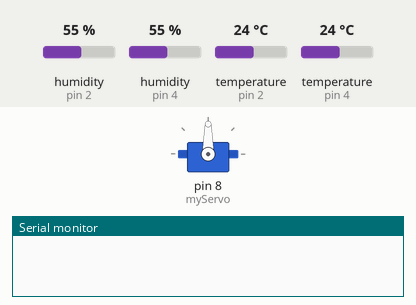
Recording of a sketch running on a simulated Arduino Uno, built with avr-gcc and run on an emulated ATmega328P. On the bench: servo, the last lines printed to the serial monitor. The inputs (shaded band) are chosen by the test bench; at power-on: temperature (sensors on pin 2, pin 4) 24 °C, humidity (sensors on pin 2, pin 4) 55 %.

Above: at 0.1 s.
At 4.0 s:
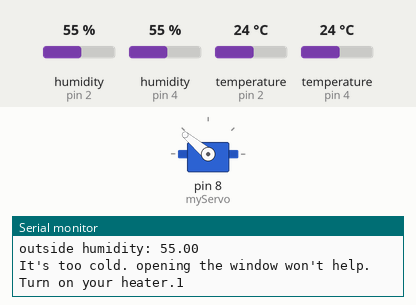
4.1 s: temperature (sensor on pin 2) set to 28 °C
8.1 s: temperature (sensor on pin 4) set to 28 °C
Timing chart, 0 to 11.1 s (numbered marks = the images above; inputs shaded):
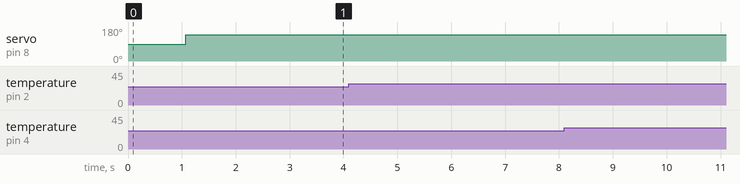

The sketch:

leantest.ino
```cpp
#include <Servo.h>
#include <DHT.h>

Servo myServo;
#define dhtpinO 4
#define dhtpinI 2
DHT dhtout(dhtpinO, DHT11);
DHT dhtin(dhtpinI, DHT11);

//temps in F
float insidehumid;
float insidetemp;
float outsidehumid;
float outsidetemp;

float ptempmax = 77.0;
float ptempmin = 75.6;
//user programmed temp range preference
//ranges hard coded for testing

// 75% for temp diff of (0,5] deg
// 50% for temp diff of (5, 10]deg
//25% for temp diff (10, 15] deg
//fully retracted for temp diff (15, inf)
int results;
void tempmove(float tempdiff) {
  int pos;
  if (tempdiff<1) {
     pos = 1000 + 99.0 * 1000 / 100.0;
     results=1.0;
  }
  if (tempdiff > 1 && tempdiff <= 5) {
     pos = 1000 + 75.0 * 1000 / 100.0;
     results=25.0;
  }
  if (tempdiff > 5 && tempdiff<=10) {
     pos = 1000 + 50.0*1000/100.0;
     results=50.0;
  }
  if (tempdiff > 10 && tempdiff<=15) {
     pos = 1000 + 25.0*1000/100.0;
     results=75.0;
  }
  if (tempdiff>15) {
     pos = 1000 + 1.0*1000/100.0;
     results=99.0;
  }
  myServo.writeMicroseconds(pos);

  /*if (strokepercent >= 1.0 && strokepercent <= 99.0) {
    int pos = 1000+ strokepercent*1000/100.0;
    myServo.writeMicroseconds(pos);

    //In this case, full range runs from about 1000-2000 usec.
  }*/
}
//stroke percentage 0.0 is fully retracted, 100.0 fully extended

void setup() {
  myServo.attach(8, 45, 145);
  dhtout.begin();
  dhtin.begin();
  Serial.begin(9600);
}

void loop() {

  //delayMS
  delay(1000);
  //variable delay between measurements, hardcoded for now
  insidehumid = dhtin.readHumidity();
  insidetemp = dhtin.readTemperature()*1.8+32;
  outsidehumid = dhtout.readHumidity();
  outsidetemp = dhtout.readTemperature()*1.8+32;
  Serial.print("inside temp:");
  Serial.println(insidetemp);
  Serial.print("inside humidity: ");
  Serial.println(insidehumid);
  Serial.print("outside temp: ");
  Serial.println(outsidetemp);
  Serial.print("outside humidity: ");
  Serial.println(outsidehumid);

  //if inside in range close window
  int tempreq; //proposed position to reach ideal temp
  String tempmessage;
  if (insidetemp <= ptempmax && insidetemp >= ptempmin) {
    tempreq = 0.0;
    tempmessage = "inside is already good for temp, window closed.";
    //tempmove(0.0);
  }
  //if both outside range close window
  if (insidetemp > ptempmax && outsidetemp > ptempmax) {
   // tempmove(0.0);
    tempreq = 0.0;
    tempmessage = "It's too hot. opening the window won't help. Turn on your AC.";
  }
  if (insidetemp < ptempmin && outsidetemp < ptempmin) {
    //tempmove(0.0);
    tempreq = 0.0;
    tempmessage = "It's too cold. opening the window won't help. Turn on your heater.";
  }


  //if outside in range
  if (outsidetemp <= ptempmax && outsidetemp>= ptempmin) {
    //if inside too hot/cold open accordingly
    if (insidetemp>ptempmax) {
      float t = abs(insidetemp-outsidetemp);
      tempreq = t;

      //tempmove(t);
      tempmessage = "It's hot. It's cooler outside. The window is open percent: ";
      /*Serial.print("It's hot. it's ");
      Serial.print(t);
      Serial.print(" degrees cooler outside. We're keeping your window  ");
      Serial.print(results);
      Serial.println(" percent open."); */

    }
    if (insidetemp<ptempmin) {
      float t = abs(ptempmin-insidetemp);
      tempreq = t;

      //tempmove(t);
      tempmessage = "It's cold. It's warmer outside. We're keeping your window open by percent: ";
      /*Serial.print("It's cold. it's ");
      Serial.print(t);
      Serial.print(" degrees warmer outside. We're keeping your window  ");
      Serial.print(results);
      Serial.println(" percent open."); */
    }
  }

  //hardcoded humidity preferences
  int phumidmax =  37.0;
  int phumidmin = 35.0;

  //humidity tests

  int humidreq; //proposed position to reach ideal humidity
    String humidmessage;
    if (insidehumid <= phumidmax && insidehumid >= phumidmin) {
      humidreq = 0.0;
      humidmessage = "inside is already good for humidity, window closed.";
      //tempmove(0.0);
      //Serial.println("inside is already good, window closed.");
    }
    //if both outside range close window
    if (insidehumid > phumidmax && outsidehumid > phumidmax) {
    // tempmove(0.0);
      humidreq = 0.0;
      humidmessage = "It's too humid. opening the window won't help.";
      //Serial.println("It's too hot. opening the window won't help. Turn on your AC.");
    }
    if (insidehumid < phumidmin && outsidehumid < phumidmin) {
      //tempmove(0.0);
      humidreq = 0.0;
      humidmessage = "It's too dry. opening the window won't help.";
      //Serial.println("It's too cold. opening the window won't help. Turn on your heater.");
    }


    //if outside in range
    if (outsidehumid <= phumidmax && outsidehumid >= phumidmin) {
      //if inside too hot/cold open accordingly
      if (insidehumid>phumidmax) {
        float h = abs(insidehumid-outsidehumid);
        humidreq = h;

        //tempmove(t);
        humidmessage = "It's too humid. It's dryer outside. The window is open percent: ";
        /*Serial.print("It's hot. it's ");
        Serial.print(t);
        Serial.print(" degrees cooler outside. We're keeping your window  ");
        Serial.print(results);
        Serial.println(" percent open."); */

      }
      if (insidehumid < phumidmin) {
        float h = abs(phumidmin-insidehumid);
        humidreq = h;

        //tempmove(t);
        humidmessage = "It's cold. It's warmer outside. We're keeping your window open by percent: ";
        /*Serial.print("It's cold. it's ");
        Serial.print(t);
        Serial.print(" degrees warmer outside. We're keeping your window  ");
        Serial.print(results);
        Serial.println(" percent open."); */
      }
    }

    //temp takes precedence over humid commands

      tempmove(tempreq);
      Serial.print(tempmessage);
      Serial.println(results);


}
```
